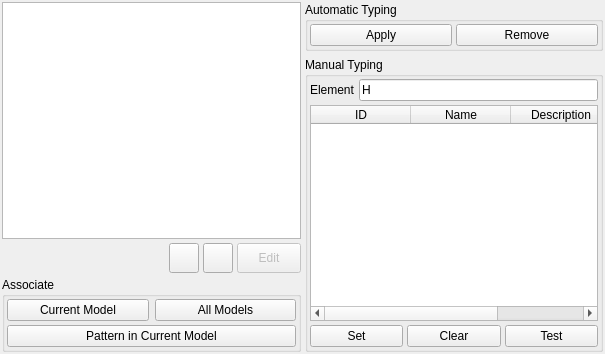
<ui version="4.0">
 <class>ForcefieldsDialog</class>
 <widget class="QDialog" name="ForcefieldsDialog">
  <property name="geometry">
   <rect>
    <x>0</x>
    <y>0</y>
    <width>605</width>
    <height>354</height>
   </rect>
  </property>
  <property name="windowTitle">
   <string>Forcefields</string>
  </property>
  <property name="windowIcon">
   <iconset resource="icons.qrc">
    <normaloff>:/stackicons/icons/stack_ff.svg</normaloff>:/stackicons/icons/stack_ff.svg</iconset>
  </property>
  <layout class="QHBoxLayout">
   <property name="spacing">
    <number>4</number>
   </property>
   <property name="margin">
    <number>2</number>
   </property>
   <item>
    <layout class="QVBoxLayout">
     <property name="spacing">
      <number>4</number>
     </property>
     <property name="margin">
      <number>0</number>
     </property>
     <item>
      <widget class="QListWidget" name="ForcefieldList"/>
     </item>
     <item>
      <layout class="QHBoxLayout">
       <property name="spacing">
        <number>4</number>
       </property>
       <property name="margin">
        <number>0</number>
       </property>
       <item>
        <spacer>
         <property name="orientation">
          <enum>Qt::Horizontal</enum>
         </property>
         <property name="sizeHint" stdset="0">
          <size>
           <width>20</width>
           <height>20</height>
          </size>
         </property>
        </spacer>
       </item>
       <item>
        <widget class="QPushButton" name="LoadForcefieldButton">
         <property name="maximumSize">
          <size>
           <width>30</width>
           <height>30</height>
          </size>
         </property>
         <property name="toolTip">
          <string>Load forcefield from file</string>
         </property>
         <property name="text">
          <string/>
         </property>
         <property name="icon">
          <iconset resource="icons.qrc">
           <normaloff>:/file/icons/file_open.svg</normaloff>:/file/icons/file_open.svg</iconset>
         </property>
         <property name="autoDefault">
          <bool>false</bool>
         </property>
        </widget>
       </item>
       <item>
        <widget class="QPushButton" name="RemoveForcefieldButton">
         <property name="sizePolicy">
          <sizepolicy hsizetype="Preferred" vsizetype="Preferred">
           <horstretch>0</horstretch>
           <verstretch>0</verstretch>
          </sizepolicy>
         </property>
         <property name="maximumSize">
          <size>
           <width>30</width>
           <height>30</height>
          </size>
         </property>
         <property name="toolTip">
          <string>Remove forcefield</string>
         </property>
         <property name="text">
          <string/>
         </property>
         <property name="icon">
          <iconset resource="icons.qrc">
           <normaloff>:/basic/icons/basic_cross.svg</normaloff>:/basic/icons/basic_cross.svg</iconset>
         </property>
         <property name="autoDefault">
          <bool>false</bool>
         </property>
        </widget>
       </item>
       <item>
        <widget class="QPushButton" name="EditForcefieldButton">
         <property name="enabled">
          <bool>false</bool>
         </property>
         <property name="sizePolicy">
          <sizepolicy hsizetype="Preferred" vsizetype="Preferred">
           <horstretch>0</horstretch>
           <verstretch>0</verstretch>
          </sizepolicy>
         </property>
         <property name="minimumSize">
          <size>
           <width>30</width>
           <height>30</height>
          </size>
         </property>
         <property name="maximumSize">
          <size>
           <width>64</width>
           <height>30</height>
          </size>
         </property>
         <property name="toolTip">
          <string>Edit forcefield</string>
         </property>
         <property name="text">
          <string>Edit</string>
         </property>
         <property name="autoDefault">
          <bool>false</bool>
         </property>
        </widget>
       </item>
      </layout>
     </item>
     <item>
      <widget class="QGroupBox" name="AssociateGroup">
       <property name="sizePolicy">
        <sizepolicy hsizetype="Preferred" vsizetype="Minimum">
         <horstretch>0</horstretch>
         <verstretch>0</verstretch>
        </sizepolicy>
       </property>
       <property name="title">
        <string>Associate</string>
       </property>
       <layout class="QVBoxLayout">
        <property name="spacing">
         <number>4</number>
        </property>
        <property name="margin">
         <number>2</number>
        </property>
        <item>
         <layout class="QHBoxLayout">
          <property name="spacing">
           <number>6</number>
          </property>
          <property name="margin">
           <number>0</number>
          </property>
          <item>
           <widget class="QPushButton" name="AssignFFToCurrentButton">
            <property name="text">
             <string>Current Model</string>
            </property>
            <property name="autoDefault">
             <bool>false</bool>
            </property>
           </widget>
          </item>
          <item>
           <widget class="QPushButton" name="AssignFFToAllButton">
            <property name="text">
             <string>All Models</string>
            </property>
            <property name="autoDefault">
             <bool>false</bool>
            </property>
           </widget>
          </item>
         </layout>
        </item>
        <item>
         <widget class="QPushButton" name="AssignFFToPatternButton">
          <property name="text">
           <string>Pattern in Current Model</string>
          </property>
          <property name="autoDefault">
           <bool>false</bool>
          </property>
         </widget>
        </item>
       </layout>
      </widget>
     </item>
    </layout>
   </item>
   <item>
    <layout class="QVBoxLayout">
     <property name="spacing">
      <number>6</number>
     </property>
     <property name="margin">
      <number>0</number>
     </property>
     <item>
      <widget class="QGroupBox" name="AutomaticTypingGroup">
       <property name="sizePolicy">
        <sizepolicy hsizetype="Preferred" vsizetype="Minimum">
         <horstretch>0</horstretch>
         <verstretch>0</verstretch>
        </sizepolicy>
       </property>
       <property name="title">
        <string>Automatic Typing</string>
       </property>
       <layout class="QHBoxLayout">
        <property name="spacing">
         <number>4</number>
        </property>
        <property name="margin">
         <number>2</number>
        </property>
        <item>
         <widget class="QPushButton" name="TypeModelButton">
          <property name="text">
           <string>Apply</string>
          </property>
          <property name="autoDefault">
           <bool>false</bool>
          </property>
         </widget>
        </item>
        <item>
         <widget class="QPushButton" name="UntypeModelButton">
          <property name="text">
           <string>Remove</string>
          </property>
          <property name="autoDefault">
           <bool>false</bool>
          </property>
         </widget>
        </item>
       </layout>
      </widget>
     </item>
     <item>
      <widget class="QGroupBox" name="ManualTypingGroup">
       <property name="title">
        <string>Manual Typing</string>
       </property>
       <layout class="QVBoxLayout">
        <property name="spacing">
         <number>4</number>
        </property>
        <property name="margin">
         <number>2</number>
        </property>
        <item>
         <layout class="QHBoxLayout">
          <property name="spacing">
           <number>4</number>
          </property>
          <property name="margin">
           <number>0</number>
          </property>
          <item>
           <widget class="QLabel" name="label_343">
            <property name="text">
             <string>Element</string>
            </property>
           </widget>
          </item>
          <item>
           <widget class="QLineEdit" name="ManualTypeEdit">
            <property name="text">
             <string>H</string>
            </property>
           </widget>
          </item>
         </layout>
        </item>
        <item>
         <widget class="QTableWidget" name="FFTypeTable">
          <property name="editTriggers">
           <set>QAbstractItemView::AnyKeyPressed|QAbstractItemView::DoubleClicked|QAbstractItemView::EditKeyPressed</set>
          </property>
          <property name="alternatingRowColors">
           <bool>true</bool>
          </property>
          <property name="selectionMode">
           <enum>QAbstractItemView::SingleSelection</enum>
          </property>
          <property name="selectionBehavior">
           <enum>QAbstractItemView::SelectRows</enum>
          </property>
          <property name="gridStyle">
           <enum>Qt::NoPen</enum>
          </property>
          <column>
           <property name="text">
            <string>ID</string>
           </property>
          </column>
          <column>
           <property name="text">
            <string>Name</string>
           </property>
          </column>
          <column>
           <property name="text">
            <string>Description</string>
           </property>
          </column>
         </widget>
        </item>
        <item>
         <layout class="QHBoxLayout">
          <property name="spacing">
           <number>4</number>
          </property>
          <property name="margin">
           <number>0</number>
          </property>
          <item>
           <widget class="QPushButton" name="ManualTypeSetButton">
            <property name="sizePolicy">
             <sizepolicy hsizetype="Expanding" vsizetype="Fixed">
              <horstretch>0</horstretch>
              <verstretch>0</verstretch>
             </sizepolicy>
            </property>
            <property name="toolTip">
             <string>Set selected atoms to this type</string>
            </property>
            <property name="text">
             <string>Set</string>
            </property>
            <property name="autoDefault">
             <bool>false</bool>
            </property>
           </widget>
          </item>
          <item>
           <widget class="QPushButton" name="ManualTypeClearButton">
            <property name="sizePolicy">
             <sizepolicy hsizetype="Expanding" vsizetype="Fixed">
              <horstretch>0</horstretch>
              <verstretch>0</verstretch>
             </sizepolicy>
            </property>
            <property name="toolTip">
             <string>Clear atom types in selection</string>
            </property>
            <property name="text">
             <string>Clear</string>
            </property>
            <property name="autoDefault">
             <bool>false</bool>
            </property>
           </widget>
          </item>
          <item>
           <widget class="QPushButton" name="ManualTypeTestButton">
            <property name="sizePolicy">
             <sizepolicy hsizetype="Expanding" vsizetype="Fixed">
              <horstretch>0</horstretch>
              <verstretch>0</verstretch>
             </sizepolicy>
            </property>
            <property name="toolTip">
             <string>Test selected atom type on selection</string>
            </property>
            <property name="text">
             <string>Test</string>
            </property>
            <property name="autoDefault">
             <bool>false</bool>
            </property>
           </widget>
          </item>
         </layout>
        </item>
       </layout>
      </widget>
     </item>
    </layout>
   </item>
  </layout>
 </widget>
 <tabstops>
  <tabstop>ForcefieldList</tabstop>
  <tabstop>AssignFFToCurrentButton</tabstop>
  <tabstop>AssignFFToAllButton</tabstop>
  <tabstop>AssignFFToPatternButton</tabstop>
  <tabstop>TypeModelButton</tabstop>
  <tabstop>UntypeModelButton</tabstop>
  <tabstop>ManualTypeEdit</tabstop>
  <tabstop>FFTypeTable</tabstop>
  <tabstop>ManualTypeSetButton</tabstop>
  <tabstop>ManualTypeClearButton</tabstop>
  <tabstop>ManualTypeTestButton</tabstop>
  <tabstop>LoadForcefieldButton</tabstop>
  <tabstop>RemoveForcefieldButton</tabstop>
  <tabstop>EditForcefieldButton</tabstop>
 </tabstops>
 <resources>
  <include location="icons.qrc"/>
 </resources>
 <connections/>
</ui>
